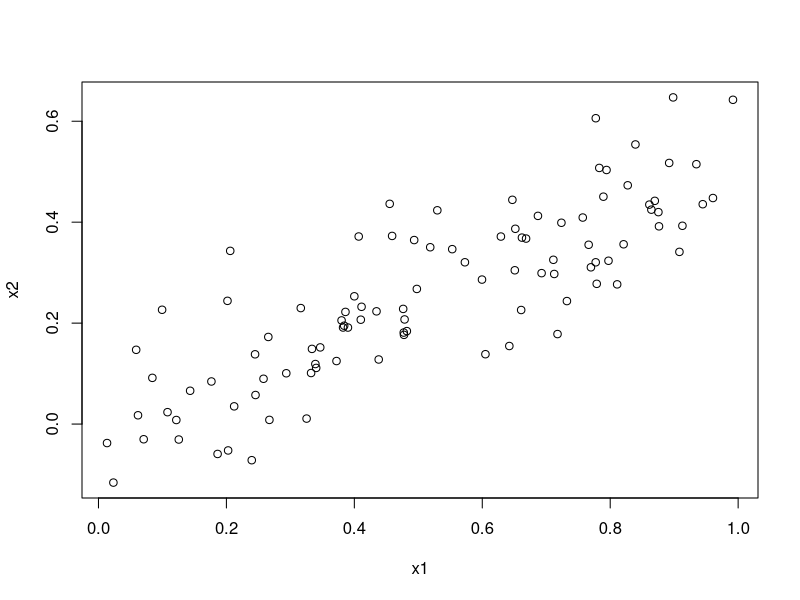
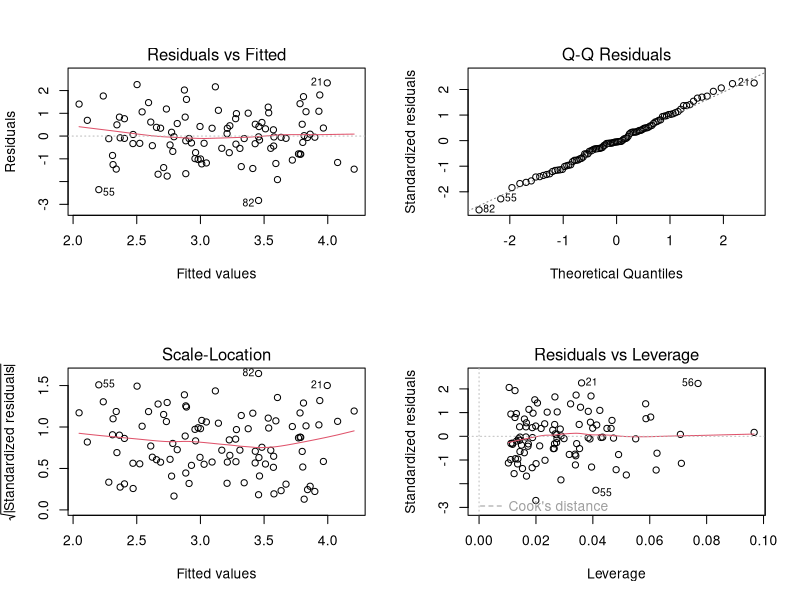
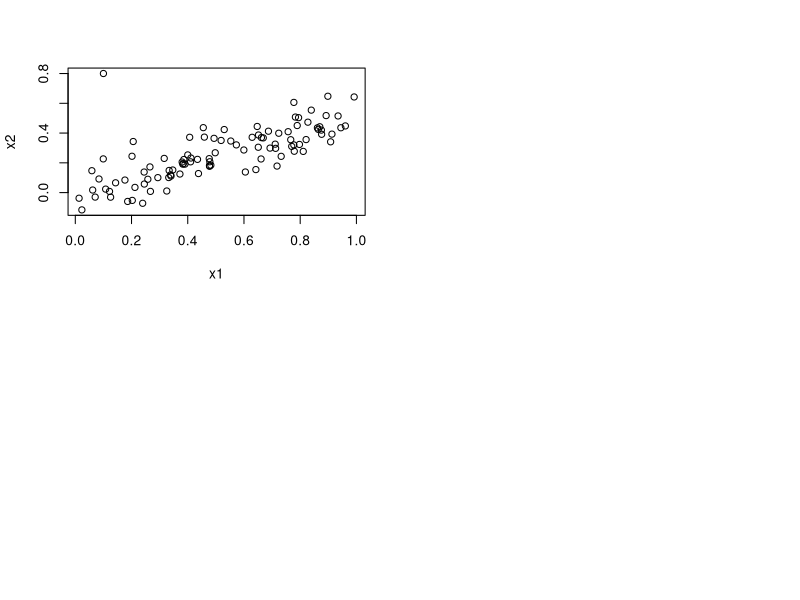
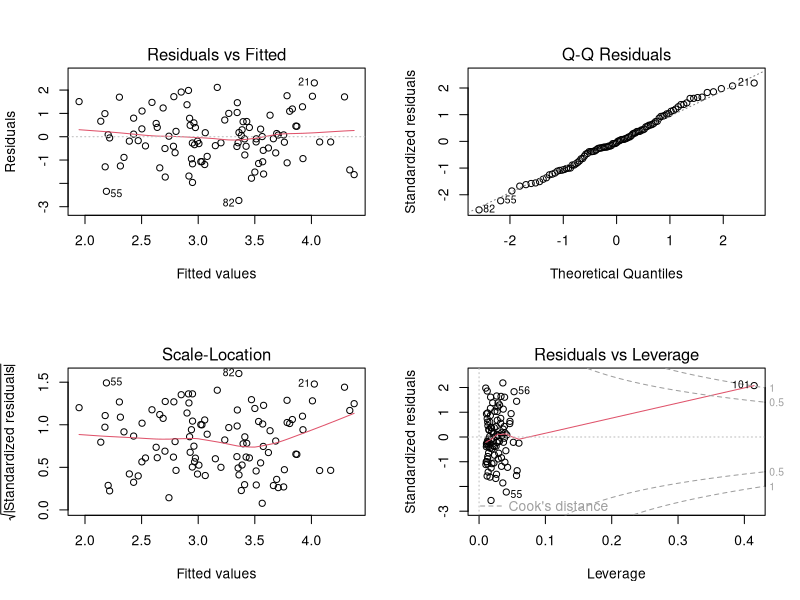

Here is the R script that generated these plots, in order:
# ------------------------------------------- #
# Introduction to Statistical Learning        #
# Chapter 03: Linear Regression (p. 71 - 139) #
# Applied exercises: exercise 14              #
# ------------------------------------------- #

rm(list = ls())

set.seed(1)

x1 = runif(100)
x2 = 0.5* x1 + rnorm(100)/10
y  = 2+2* x1 + 0.3*x2 + rnorm(100)

plot(x = x1, y = x2)

# OLS 
lm.fit = lm(y ~ x1 + x2)     # x1 significant, x2 not
summary(lm.fit)
par(mfrow = c(2, 2))
plot(lm.fit)

lm.fit = lm(y ~ x1)          # x1 significant
summary(lm.fit)

lm.fit = lm(y ~ x2)          # x2 significant
summary(lm.fit)

# add a new observation and do the analyses all over again
x1 = c(x1, 0.1)
x2 = c(x2, 0.8)
y  = c(y, 6)

plot(x1, x2)

lm.fit = lm(y ~ x1 + x2)     # x1 significant, x2 not
summary(lm.fit)
par(mfrow = c(2, 2))
plot(lm.fit)

lm.fit = lm(y ~ x1)          # x1 significant
summary(lm.fit)

lm.fit = lm(y ~ x2)          # x2 significant
summary(lm.fit)
